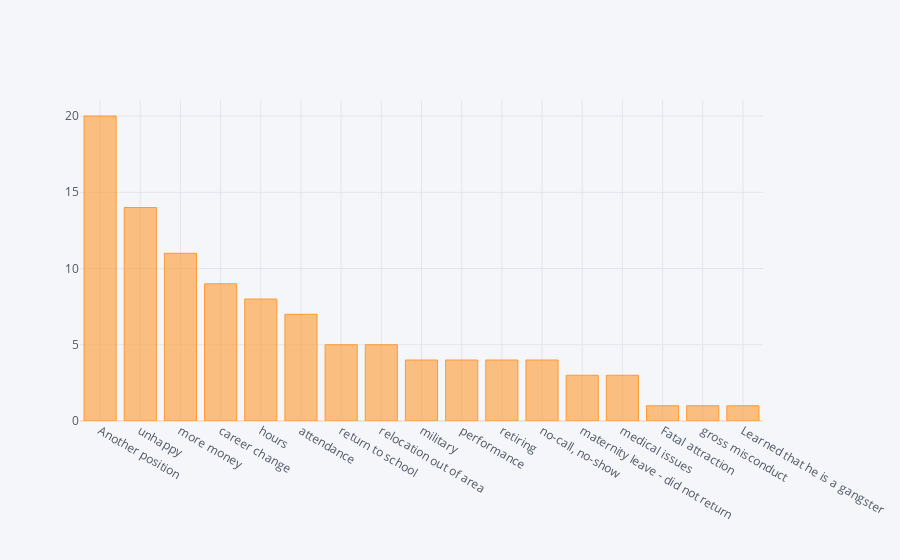

Notebook code for this chart:
### Code cell
Lost_employees_per_reason =Lost_employees["TermReason"].value_counts()

Lost_employees_per_reason.iplot(kind="bar")

### Figure 1 — Plotly figure (JSON) as saved in the notebook; plotly's stock layout.template omitted (floating-point values rounded to 4 significant figures)
{"data": [{"marker": {"color": "rgba(255, 153, 51, 0.6)", "line": {"color": "rgba(255, 153, 51, 1.0)", "width": 1}}, "name": "TermReason", "orientation": "v", "text": "", "type": "bar", "x": ["Another position", "unhappy", "more money", "career change", "hours", "attendance", "return to school", "relocation out of area", "military", "performance", "retiring", "no-call, no-show", "maternity leave - did not return", "medical issues", "Fatal attraction", "gross misconduct", "Learned that he is a gangster"], "y": [20, 14, 11, 9, 8, 7, 5, 5, 4, 4, 4, 4, 3, 3, 1, 1, 1]}], "layout": {"legend": {"bgcolor": "#F5F6F9", "font": {"color": "#4D5663"}}, "paper_bgcolor": "#F5F6F9", "plot_bgcolor": "#F5F6F9", "title": {"font": {"color": "#4D5663"}}, "xaxis": {"gridcolor": "#E1E5ED", "showgrid": true, "tickfont": {"color": "#4D5663"}, "title": {"font": {"color": "#4D5663"}, "text": ""}, "zerolinecolor": "#E1E5ED"}, "yaxis": {"gridcolor": "#E1E5ED", "showgrid": true, "tickfont": {"color": "#4D5663"}, "title": {"font": {"color": "#4D5663"}, "text": ""}, "zerolinecolor": "#E1E5ED"}}}
